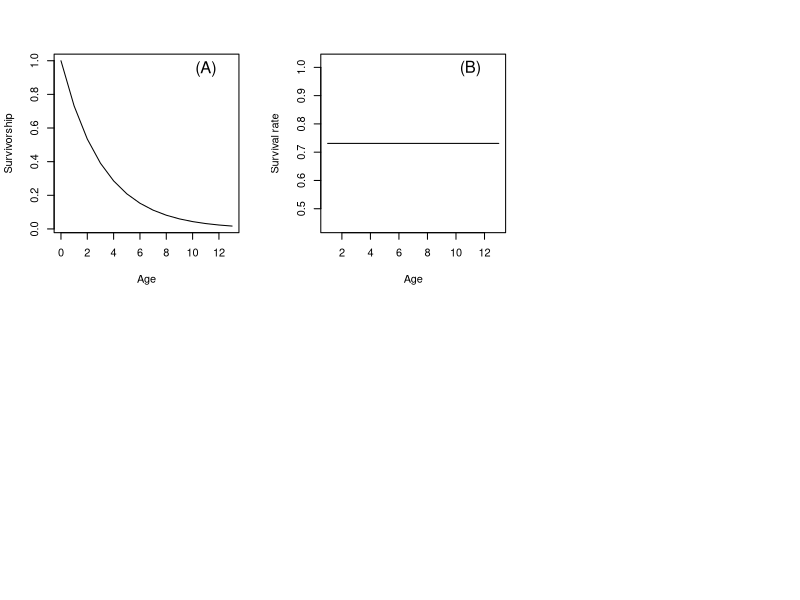

Write R code to recreate this figure. (Note: this script raises an error after producing the figure.)
####### MODEL 1
age.x <- 0:13
surv.y <- rep(1/(1+exp(-1)),13)
lx.m1 <- c(1,cumprod(surv.y))
par(mfrow=c(2,3))
plot(age.x,lx.m1[1:14],type='l',xlab='Age',ylab='Survivorship')
text(11,0.95,'(A)',cex=1.5)
plot(1:13,surv.y,type='l',xlab='Age',ylab='Survival rate')
text(11,0.995,'(B)',cex=1.5)
lep <- 1/(1-surv.y[1])
plot(z,rep(lep,400),type='l',xlab='Body size',ylab='Life expectancy')
points(outp[,3]*1.25,rep(lep,20),col=1:20,pch=15,cex=1.5)
text(29,5.05,'(C)',cex=1.5)
####### MODEL 2
# extract age-specific survival rates and lx schedules
# first calculate survival rates by age from size-specific functions
surv.rate.by.age <- array(NA,c((n.ages-1),20))
for (i in 1:20){
  temp <- age.mat.quants[[i]][[2]]
  sad <- tapply(temp,age,sum)
  surv.rate.by.age[,i] <- sad[-1]/sad[-n.ages]
}
# set up plotting grid
# calculate surviroship functions
survivorships <- array(NA,c(15,20))
for (i in 1:20) survivorships[,i] <- c(1,cumprod(surv.rate.by.age[,i]))
# plot the lx schedules from the survival rates
plot(0:13,survivorships[1:14,1],type='l',ylim=c(0,1),xlab='Age',ylab='Surivorship')
for (i in 2:20) lines(0:13,survivorships[1:14,i],col=i)
# plot survival by age
text(11,0.95,'(D)',cex=1.5)
plot(1:(n.ages-2),surv.rate.by.age[1:(n.ages-2),1],type='l',ylim=c(0.5,1),xlab='Age',ylab='Survival rate')
for (i in 2:20){
  lines(1:(n.ages-2),surv.rate.by.age[1:(n.ages-2),i],col=i)
}
text(2.5,0.975,'(E)',cex=1.5)
# plot life expectancy against size for each life history
le <- rep(NA,20)
I <- diag(1,n.bins)
plot(z,apply(solve(I-s.mats[,,1]),2,sum),type='l',col=i,ylim=c(0,30),xlab='Body size',ylab='Life expectancy')
for (i in 2:20) lines(z,apply(solve(I-s.mats[,,i]),2,sum),col=i)
for (i in 1:20){
  xx <- match(1,ifelse(z<outp[i,3],0,ifelse(z>(outp[i,3]+0.0875),0,1)))
  yy <- apply(solve(I-s.mats[,,i]),2,sum)[xx]
  le[i] <- yy
  points(z[xx],yy,col=i,pch=16)
  xx <- match(1,ifelse(z<(outp[i,3]*1.25),0,ifelse(z>((outp[i,3]+0.0875)*1.25),0,1)))
  yy <- apply(solve(I-s.mats[,,i]),2,sum)[xx]
  points(z[xx],yy,col=i,pch=15,cex=1.5)
}
text(4,29,'(F)',cex=1.5)
